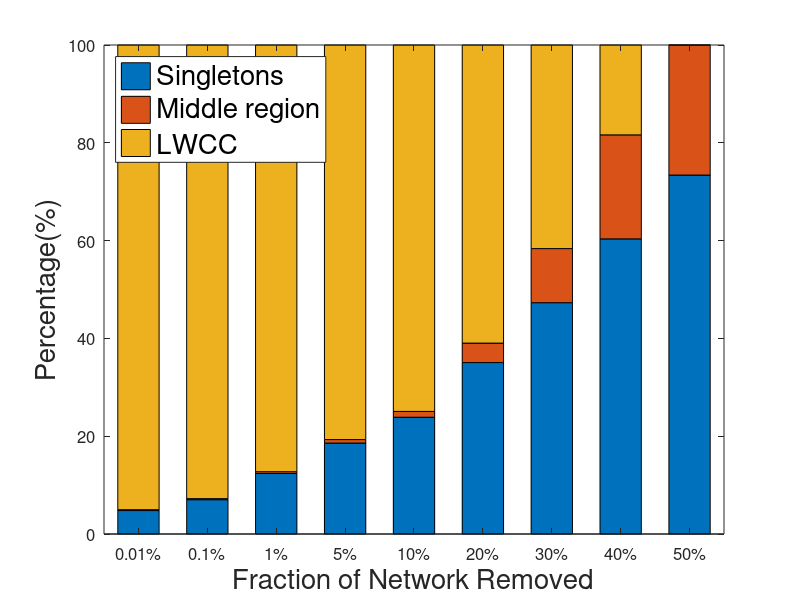

MATLAB code to generate this figure:
function draw_robustness_LWCC()
    Y = [0.0479544111031,0.00179388702787,0.950251701869; 0.0701827505238,0.00217600017862,0.927641249298; 0.123758946475,0.00367622209038,0.872564831435; 0.186053587221,0.00706917736924,0.80687723541; 0.238819271261,0.0118516912179,0.749329037521; 0.350612869386,0.0397659351268,0.609621195487; 0.473041958924,0.110646862872,0.416311178204; 0.603534751158,0.212690717019,0.183774531824; 0.734012773424,0.26577346875,0.000213757825395];
    X = {'0.01%', '0.1%', '1%', '5%', '10%', '20%', '30%', '40%', '50%'};
    bar(Y, 0.6, 'stacked');
    xlim([0.5 9.5]);
    ylim([0 1]);
    set(gca, 'yticklabel', cellstr(num2str(get(gca,'ytick')'*100)));
    set(gca, 'xticklabel', X);
    set(gca, 'FontSize', 12);
    xlabel('Fraction of Network Removed','FontSize',20);
    ylabel('Percentage(%)','FontSize',20);
    legend('Singletons', 'Middle region', 'LWCC', 'Location', 'NorthWest');
    set(legend, 'FontSize', 20);
    title('');
    grid off;
    print('./results/graph/robustness_LWCC.eps', '-deps')
end